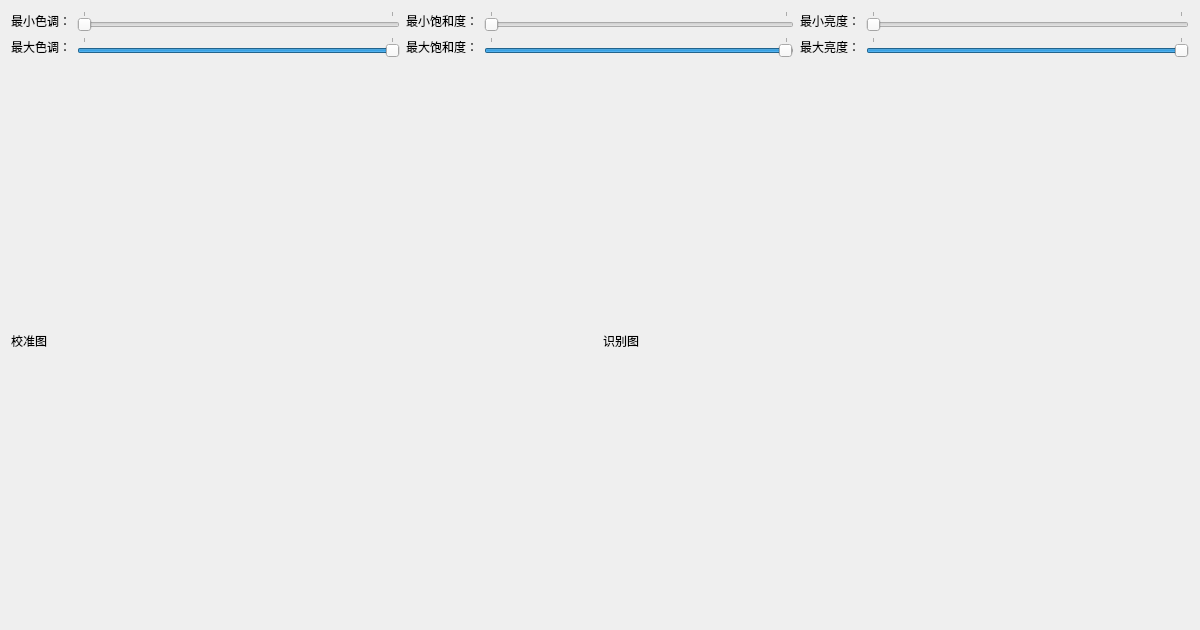
<?xml version="1.0" encoding="UTF-8"?>
<ui version="4.0">
 <class>ObjectCatcher</class>
 <widget class="QWidget" name="ObjectCatcher">
  <property name="geometry">
   <rect>
    <x>0</x>
    <y>0</y>
    <width>1200</width>
    <height>630</height>
   </rect>
  </property>
  <property name="sizePolicy">
   <sizepolicy hsizetype="Expanding" vsizetype="Expanding">
    <horstretch>0</horstretch>
    <verstretch>0</verstretch>
   </sizepolicy>
  </property>
  <property name="minimumSize">
   <size>
    <width>1200</width>
    <height>630</height>
   </size>
  </property>
  <property name="windowTitle">
   <string>目标识别</string>
  </property>
  <layout class="QHBoxLayout" name="horizontalLayout_2">
   <item>
    <layout class="QVBoxLayout" name="verticalLayout_4" stretch="1,5">
     <item>
      <layout class="QHBoxLayout" name="horizontalLayout_14">
       <item>
        <layout class="QVBoxLayout" name="verticalLayout">
         <item>
          <layout class="QHBoxLayout" name="horizontalLayout_9">
           <item>
            <widget class="QLabel" name="label_13">
             <property name="text">
              <string>最小色调：</string>
             </property>
            </widget>
           </item>
           <item>
            <widget class="QSlider" name="minHueSlider">
             <property name="maximum">
              <number>255</number>
             </property>
             <property name="orientation">
              <enum>Qt::Horizontal</enum>
             </property>
             <property name="tickPosition">
              <enum>QSlider::TicksAbove</enum>
             </property>
             <property name="tickInterval">
              <number>256</number>
             </property>
            </widget>
           </item>
          </layout>
         </item>
         <item>
          <layout class="QHBoxLayout" name="horizontalLayout_10">
           <item>
            <widget class="QLabel" name="label_12">
             <property name="text">
              <string>最大色调：</string>
             </property>
            </widget>
           </item>
           <item>
            <widget class="QSlider" name="maxHueSlider">
             <property name="maximum">
              <number>255</number>
             </property>
             <property name="value">
              <number>255</number>
             </property>
             <property name="sliderPosition">
              <number>255</number>
             </property>
             <property name="orientation">
              <enum>Qt::Horizontal</enum>
             </property>
             <property name="invertedAppearance">
              <bool>false</bool>
             </property>
             <property name="invertedControls">
              <bool>false</bool>
             </property>
             <property name="tickPosition">
              <enum>QSlider::TicksAbove</enum>
             </property>
             <property name="tickInterval">
              <number>255</number>
             </property>
            </widget>
           </item>
          </layout>
         </item>
        </layout>
       </item>
       <item>
        <layout class="QVBoxLayout" name="verticalLayout_2">
         <item>
          <layout class="QHBoxLayout" name="horizontalLayout_11">
           <item>
            <widget class="QLabel" name="label_15">
             <property name="text">
              <string>最小饱和度：</string>
             </property>
            </widget>
           </item>
           <item>
            <widget class="QSlider" name="minSatSlider">
             <property name="maximum">
              <number>255</number>
             </property>
             <property name="orientation">
              <enum>Qt::Horizontal</enum>
             </property>
             <property name="tickPosition">
              <enum>QSlider::TicksAbove</enum>
             </property>
             <property name="tickInterval">
              <number>256</number>
             </property>
            </widget>
           </item>
          </layout>
         </item>
         <item>
          <layout class="QHBoxLayout" name="horizontalLayout_8">
           <item>
            <widget class="QLabel" name="label_14">
             <property name="text">
              <string>最大饱和度：</string>
             </property>
            </widget>
           </item>
           <item>
            <widget class="QSlider" name="maxSatSlider">
             <property name="maximum">
              <number>256</number>
             </property>
             <property name="value">
              <number>255</number>
             </property>
             <property name="orientation">
              <enum>Qt::Horizontal</enum>
             </property>
             <property name="tickPosition">
              <enum>QSlider::TicksAbove</enum>
             </property>
             <property name="tickInterval">
              <number>256</number>
             </property>
            </widget>
           </item>
          </layout>
         </item>
        </layout>
       </item>
       <item>
        <layout class="QVBoxLayout" name="verticalLayout_3">
         <item>
          <layout class="QHBoxLayout" name="horizontalLayout_13">
           <item>
            <widget class="QLabel" name="label_17">
             <property name="text">
              <string>最小亮度：</string>
             </property>
            </widget>
           </item>
           <item>
            <widget class="QSlider" name="minValSlider">
             <property name="maximum">
              <number>255</number>
             </property>
             <property name="orientation">
              <enum>Qt::Horizontal</enum>
             </property>
             <property name="tickPosition">
              <enum>QSlider::TicksAbove</enum>
             </property>
             <property name="tickInterval">
              <number>256</number>
             </property>
            </widget>
           </item>
          </layout>
         </item>
         <item>
          <layout class="QHBoxLayout" name="horizontalLayout_12">
           <item>
            <widget class="QLabel" name="label_16">
             <property name="text">
              <string>最大亮度：</string>
             </property>
            </widget>
           </item>
           <item>
            <widget class="QSlider" name="maxValSlider">
             <property name="maximum">
              <number>255</number>
             </property>
             <property name="pageStep">
              <number>10</number>
             </property>
             <property name="value">
              <number>255</number>
             </property>
             <property name="orientation">
              <enum>Qt::Horizontal</enum>
             </property>
             <property name="tickPosition">
              <enum>QSlider::TicksAbove</enum>
             </property>
             <property name="tickInterval">
              <number>256</number>
             </property>
            </widget>
           </item>
          </layout>
         </item>
        </layout>
       </item>
      </layout>
     </item>
     <item>
      <layout class="QHBoxLayout" name="horizontalLayout">
       <item>
        <widget class="QLabel" name="OrigFrame">
         <property name="text">
          <string>校准图</string>
         </property>
        </widget>
       </item>
       <item>
        <widget class="QLabel" name="RecoFrame">
         <property name="text">
          <string>识别图</string>
         </property>
        </widget>
       </item>
      </layout>
     </item>
    </layout>
   </item>
  </layout>
 </widget>
 <layoutdefault spacing="6" margin="11"/>
 <resources/>
 <connections/>
</ui>
